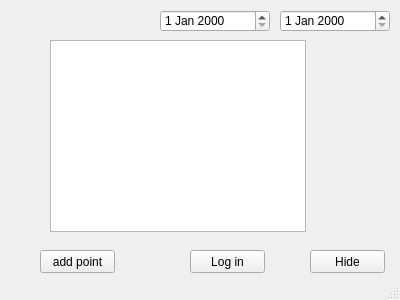
<?xml version="1.0" encoding="UTF-8"?>
<ui version="4.0">
 <class>MainWindow</class>
 <widget class="QMainWindow" name="MainWindow">
  <property name="geometry">
   <rect>
    <x>0</x>
    <y>0</y>
    <width>400</width>
    <height>300</height>
   </rect>
  </property>
  <property name="windowTitle">
   <string>MainWindow</string>
  </property>
  <widget class="QWidget" name="centralWidget">
   <widget class="QPushButton" name="pushButton">
    <property name="geometry">
     <rect>
      <x>310</x>
      <y>250</y>
      <width>75</width>
      <height>23</height>
     </rect>
    </property>
    <property name="text">
     <string>Hide</string>
    </property>
   </widget>
   <widget class="QPushButton" name="pushButton_2">
    <property name="geometry">
     <rect>
      <x>190</x>
      <y>250</y>
      <width>75</width>
      <height>23</height>
     </rect>
    </property>
    <property name="text">
     <string>Log in</string>
    </property>
   </widget>
   <widget class="QDateEdit" name="dateEdit">
    <property name="geometry">
     <rect>
      <x>160</x>
      <y>10</y>
      <width>110</width>
      <height>22</height>
     </rect>
    </property>
   </widget>
   <widget class="QDateEdit" name="dateEdit_2">
    <property name="geometry">
     <rect>
      <x>280</x>
      <y>10</y>
      <width>110</width>
      <height>22</height>
     </rect>
    </property>
   </widget>
   <widget class="QGraphicsView" name="graphicsView">
    <property name="geometry">
     <rect>
      <x>50</x>
      <y>40</y>
      <width>256</width>
      <height>192</height>
     </rect>
    </property>
   </widget>
   <widget class="QPushButton" name="pushButton_3">
    <property name="geometry">
     <rect>
      <x>40</x>
      <y>250</y>
      <width>75</width>
      <height>23</height>
     </rect>
    </property>
    <property name="text">
     <string>add point</string>
    </property>
   </widget>
  </widget>
  <widget class="QStatusBar" name="statusBar"/>
 </widget>
 <layoutdefault spacing="6" margin="11"/>
 <resources/>
 <connections/>
</ui>
